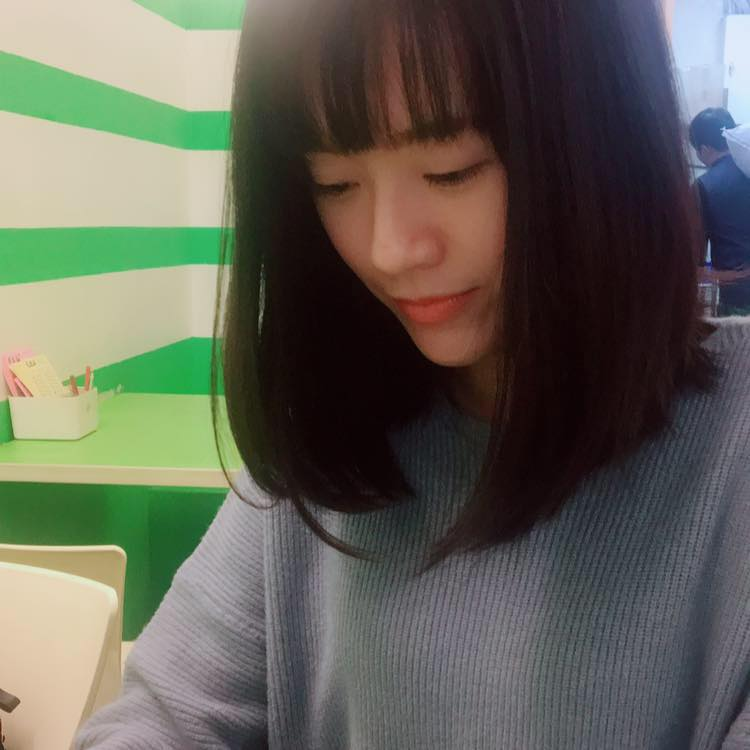
#> input picture pei.jpg, 750 x 750 px
$ jupyter execute 20180320.ipynb   (older library calls are emulated)
#> lines starting #> are read from the running program, lines starting #| are printed output that depends on the picture
## N-dimension List

[cell 1]
from skimage import io#,util
#import matplotlib.pyplot as plt

img1=io.imread('pei.jpg',as_grey=True)
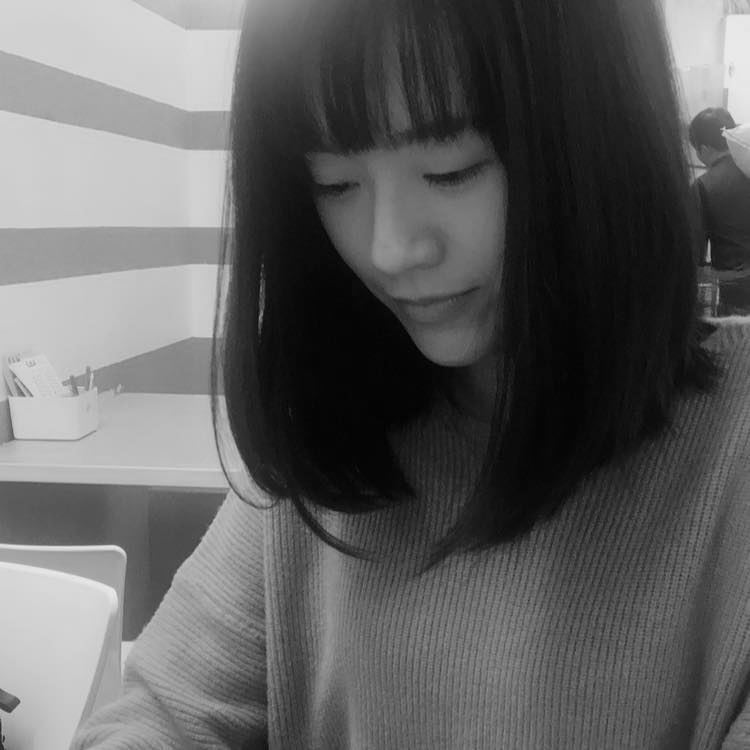
#> img1: shape (750, 750) float64; min 0.0075, max 0.928, mean 0.38
#img2=util.img_as_ubyte(img1)

print(type(img1))
#| <class 'numpy.ndarray'>
print(img1.shape)
#| (750, 750)
io.imshow(img1)

#plt.figure()
#io.imshow(img2)
io.show()
